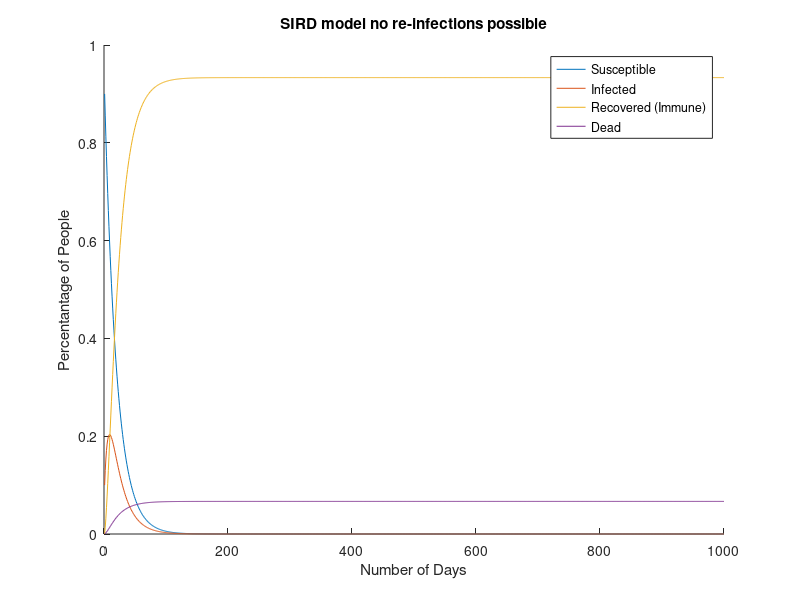
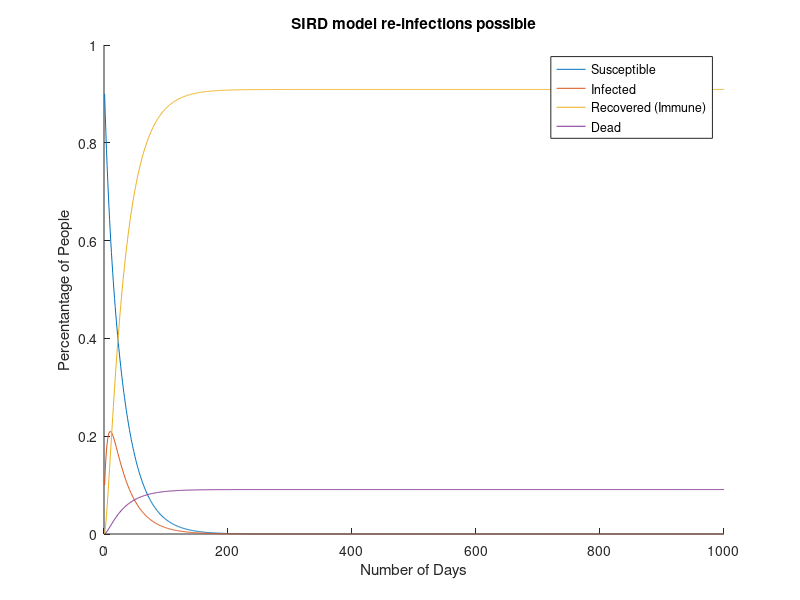

These charts were generated, in order, by the following MATLAB code: (Note: this script raises an error after producing the figures.)
% code for no re-infections
% this is the start of our simulation where all of the population is suceptible
X = [0.9 0.1 0 0]';

% These are our paramaters make sure that each group equal to one
percentNotInfect = 0.95;
percentInfect = 0.05;
otherDeathPercent = 0;

percentRecoverNoImmunity = 0;
percentStayInfected = 0.85;
percentRecoverImmunity = 0.14;
percentInfectDie = 0.01;

percentRecoverLoseImmunity = 0;
percentRecoverKeepImmunity = 1;

runTime = 1000; %in days

%constructing the matrix
S_column = [percentNotInfect percentInfect 0 otherDeathPercent]';
I_column = [percentRecoverNoImmunity percentStayInfected percentRecoverImmunity percentInfectDie]';
R_column = [percentRecoverLoseImmunity 0 percentRecoverKeepImmunity 0]';
D_column = [0 0 0 1]';
SIRD_matrix = [S_column I_column R_column D_column];

for t = 2:runTime
    X(:, t) = SIRD_matrix*X(:, t-1);
end

figure
hold on
plot(X(1, :))
plot(X(2, :));
plot(X(3, :));
plot(X(4, :));
legend("Susceptible", "Infected", "Recovered (Immune)", "Dead")
title("SIRD model no re-infections possible")
ylabel("Percentantage of People")
xlabel("Number of Days")


%code for re-infections, this will be a similar graph to the text book as
%well
percentRecoverNoImmunity = 0.04;
percentStayInfected = 0.85;
percentRecoverImmunity = 0.1;
percentInfectDie = 0.01;

S_column = [percentNotInfect percentInfect 0 otherDeathPercent]';
I_column = [percentRecoverNoImmunity percentStayInfected percentRecoverImmunity percentInfectDie]';
R_column = [percentRecoverLoseImmunity 0 percentRecoverKeepImmunity 0]';
D_column = [0 0 0 1]';
SIRD_matrix = [S_column I_column R_column D_column];

for t = 2:runTime
    X(:, t) = SIRD_matrix*X(:, t-1);
end

figure
hold on
plot(X(1, :))
plot(X(2, :));
plot(X(3, :));
plot(X(4, :));
legend("Susceptible", "Infected", "Recovered (Immune)", "Dead")
title("SIRD model re-infections possible")
ylabel("Percentantage of People")
xlabel("Number of Days")

%running the included lsim function and comparing with reinfections
%possible to compare to homemade function
figure
base_sir